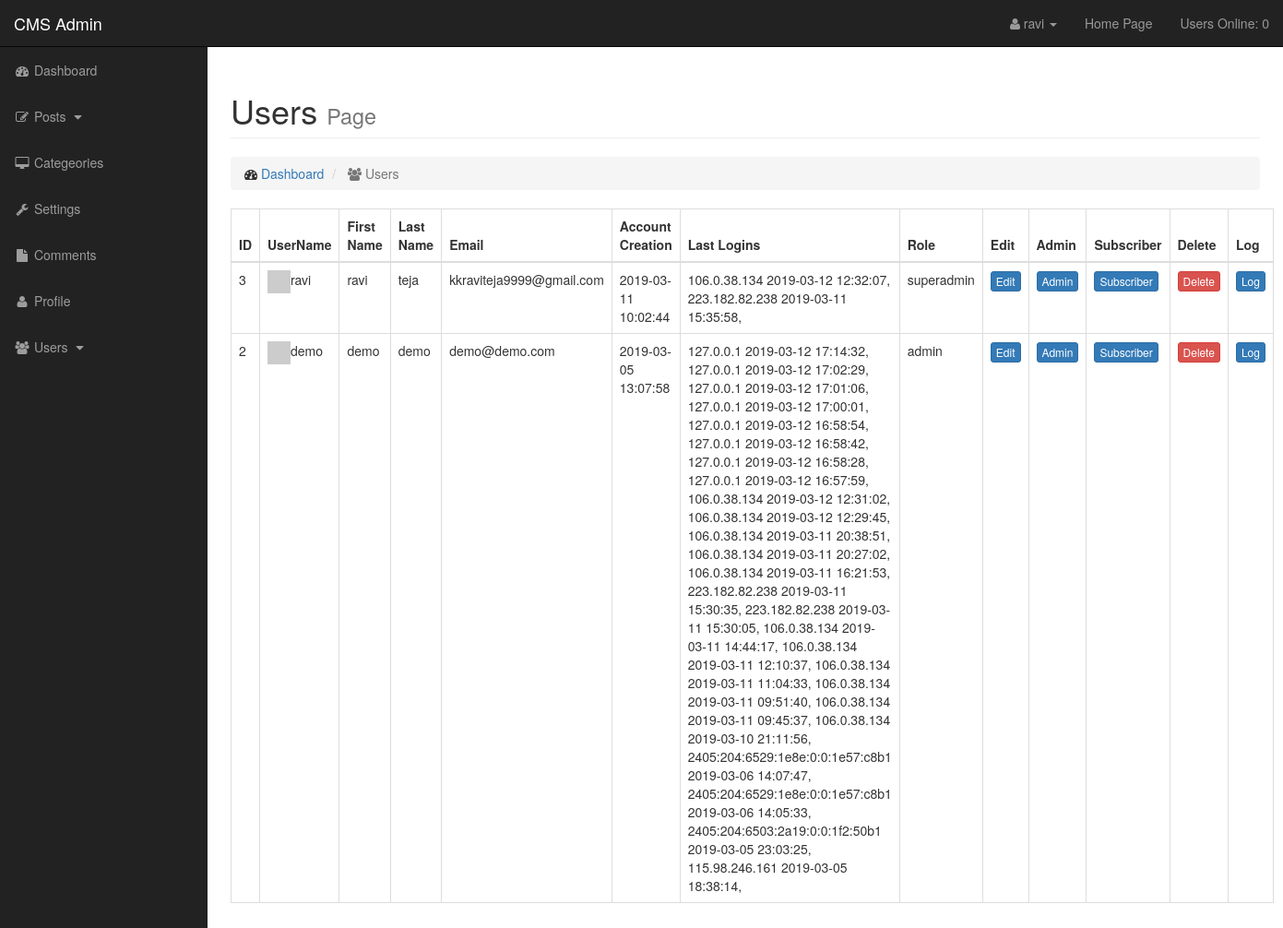
/admin/users.php (signed in), run on the app's committed database.
### tables this page shows
CREATE TABLE `users` (
  `user_id` int(11) NOT NULL,
  `username` varchar(16) NOT NULL,
  `user_pass` varchar(255) NOT NULL,
  `user_firstname` varchar(16) NOT NULL,
  `user_lastname` varchar(16) NOT NULL,
  `user_email` varchar(255) NOT NULL,
  `user_lastlogin` text,
  `user_role` varchar(32) NOT NULL DEFAULT 'subscriber',
  `user_acc_date` datetime NOT NULL,
  `user_last_update` datetime DEFAULT NULL,
  `user_failed_log` text,
  `user_failed_pass` text,
  `failed_now` int(11) DEFAULT NULL,
  `failed_time` int(255) DEFAULT NULL
);

### inc/db.php (called while the page is built, shortened)
<?php
$connection = mysqli_connect(DB_HOST,DB_USER,DB_PASS,DB_NAME);
	$session = session_id();
	$time = time();
	$time_out = $time - 30;
	$select_online = "SELECT * FROM users_online WHERE session = '{$session}' ";
	$select_send = mysqli_query($connection,$select_online);
	$count_select = mysqli_num_rows($select_send);
	if($count_select == null){
		mysqli_query($connection,"INSERT INTO users_online(session,time) VALUES('$session', '$time')");
	}else{
		mysqli_query($connection,"UPDATE users_online SET time = '$time' WHERE session = '$session' ");
	}
	$select_online = mysqli_query($connection,"SELECT * FROM users_online WHERE time > '{$time_out}' ");
	$count_present = mysqli_num_rows($select_online);
?>

### admin/inc/view_all_users.php (the view, shortened to what this page needs)
<table class="table table-bordered table-hover">
	<thead>
		<th>ID</th>
		<th>UserName</th>
		<th>First Name</th>
		<th>Last Name</th>
		<th>Email</th>
		<th>Account Creation</th>
		<th>Last Logins</th>
		<th>Role</th>
		<th>Edit</th>
		<th>Admin</th>
		<th>Subscriber</th>
		<th>Delete</th>
		<th>Log</th>
	</thead>
	<tbody>
		<?php
			$user_q = "SELECT * FROM users ";
			$user_q .= "ORDER BY user_id DESC ";
			$user_query = mysqli_query($connection, $user_q);
			while($user_details = mysqli_fetch_assoc($user_query)){
				$user_id = $user_details['user_id'];
				$username = $user_details['username'];
				$user_firstname = $user_details['user_firstname'];
				$user_lastname = $user_details['user_lastname'];
				$user_email = $user_details['user_email'];
				$user_acc_date = $user_details['user_acc_date'];
				$user_lastlogin = $user_details['user_lastlogin'];
				$user_role = $user_details['user_role'];
				$default = "http://i.imgur.com/OjglHIB.png";
				$size = 25;
				$grav_url = "http://www.gravatar.com/avatar/" . md5( strtolower( trim( $user_email ) ) ) . "?d=" . urlencode( $default ) . "&s=" . $size;
				echo "
					<tr>
						<td>$user_id</td>
						<td><img src='$grav_url' width='25'/>$username</td>
						<td>$user_firstname</td>
						<td>$user_lastname</td>
						<td>$user_email</td>
						<td>$user_acc_date</td>
						<td>$user_lastlogin</td>
						<td>$user_role</td>
						<td><a href='users.php?page=edit_users&u_id=$user_id' class='btn btn-xs btn-primary'>Edit</a></td>
						<td><a href='users.php?admin=$user_id' class='btn btn-xs btn-primary'>Admin</a></td>
						<td><a href='users.php?sub=$user_id' class='btn btn-xs btn-primary'>Subscriber</a></td>
						<td><a href='users.php?delete=$user_id' class='btn btn-xs btn-danger'>Delete</a></td>
						<td><a href='users.php?page=log&log=$user_id' class='btn btn-xs btn-primary'>Log</a></td>
					</tr>
				";
			}
		?>
	</tbody>
</table>

### admin/inc/ad_head.php (shortened to what this page needs)
<?php include "../inc/db.php";?>
<!DOCTYPE html>
<html lang="en">
<head>
    <link href="css/bootstrap.min.css" rel="stylesheet">
    <link href="css/sb-admin.css" rel="stylesheet">
    <link href="css/plugins/morris.css" rel="stylesheet">
    <link href="font-awesome/css/font-awesome.min.css" rel="stylesheet" type="text/css">
</head>
<body>

### admin/users.php (shortened to what this page needs)
<?php include "inc/ad_head.php";?>
    <div id="wrapper">
		<?php include "inc/ad_nav.php";?>
        <div id="page-wrapper">
            <div class="container-fluid">
                <div class="row">
                    <div class="col-lg-12">
                        <h1 class="page-header">
                            Users
                            <small>Page</small>
                        </h1>
                        <ol class="breadcrumb">
                            <li>
                                <i class="fa fa-dashboard"></i>  <a href="index.php">Dashboard</a>
                            </li>
                            <li class="active">
                                <i class="fa fa-group"></i> Users
                            </li>
                        </ol>
						<?php
						if(isset($_GET['page'])){
							$page = $_GET['page'];
						} else{
							$page = "";
						}
						switch($page){
							default: include "inc/view_all_users.php";
							break;
						}
						?>
                    </div>
                </div>
            </div>
        </div>
    </div>
<?php include "inc/ad_footer.php";?>

### admin/inc/ad_nav.php (shortened to what this page needs)
    <nav class="navbar navbar-inverse navbar-fixed-top" role="navigation">
        <div class="navbar-header">
            <a class="navbar-brand" href="index.php">CMS Admin</a>
        </div>
        <ul class="nav navbar-right top-nav">
            <li class="dropdown">
                <a href="#" class="dropdown-toggle" data-toggle="dropdown"><i class="fa fa-user"></i> <?php echo $_SESSION['user'];?> <b class="caret"></b></a>
            </li>
<li>
	<a href="../index.php" target="_blank">Home Page</a>
</li>
<li>
	<a href="" align="right">Users Online: <?php echo $count_present;?></a>
</li>
        </ul>
        <div class="collapse navbar-collapse navbar-ex1-collapse">
            <ul class="nav navbar-nav side-nav">
                <li>
                    <a href="index.php"><i class="fa fa-fw fa-dashboard"></i> Dashboard</a>
                </li>
                <li>
                    <a href="javascript:;" data-toggle="collapse" data-target="#posts"><i class="fa fa-fw fa-edit"></i> Posts <i class="fa fa-fw fa-caret-down"></i></a>
                </li>
                <li>
                    <a href="categories.php"><i class="fa fa-fw fa-desktop"></i> Categeories</a>
                </li>
                <li>
                    <a href="settings.php"><i class="fa fa-fw fa-wrench"></i> Settings</a>
                </li>
                <li>
                    <a href="comments.php"><i class="fa fa-fw fa-file"></i> Comments</a>
                </li>
                <li>
                    <a href="profile.php"><i class="fa fa-fw fa-user"></i> Profile</a>
                </li>
                <li>
                    <a href="javascript:;" data-toggle="collapse" data-target="#demo"><i class="fa fa-fw fa-group"></i> Users <i class="fa fa-fw fa-caret-down"></i></a>
                </li>
            </ul>
        </div>
    </nav>

### admin/inc/ad_footer.php (shortened to what this page needs)
</body>
</html>

### admin/css/sb-admin.css (style rules this page uses)
body { margin-top: 100px; background-color: #222; }
@media (min-width:768px) { body { margin-top: 50px; } }
#wrapper { padding-left: 0; }
#page-wrapper { width: 100%; padding: 0; background-color: #fff; }
@media (min-width:768px) { #wrapper { padding-left: 225px; } }
@media (min-width:768px) { #page-wrapper { padding: 10px; } }
.top-nav { padding: 0 15px; }
.top-nav>li { display: inline-block; float: left; }
.top-nav>li>a { padding-top: 15px; padding-bottom: 15px; line-height: 20px; color: #999; }
@media (min-width:768px) { .side-nav { position: fixed; top: 51px; left: 225px; width: 225px; margin-left: -225px; border: none; border-radius: 0; overflow-y: auto; background-color: #222; bottom: 0; overflow-x: hidden; padding-bottom: 40px; } }
@media (min-width:768px) { .side-nav>li>a { width: 225px; } }

### data on the page
users: user_id "3", username "ravi", user_firstname "ravi", user_lastname "teja", user_email "kkraviteja9999@gmail.com", user_acc_date "2019-03-11 10:02:44", user_lastlogin "106.0.38.134 2019-03-12 12:32:07, 223.182.82.238 2019-03-11 15:35:58,", user_role "superadmin"
users: user_id "2", username "demo", user_firstname "demo", user_lastname "demo", user_email "demo@demo.com", user_acc_date "2019-03-05 13:07:58", user_lastlogin "127.0.0.1 2019-03-12 17:14:32, 127.0.0.1 2019-03-12 17:02:29, 127.0.0.1 2019-03-12 17:01:06, 127.0.0.1 2019-03-12 17:00:01, 127.0.0.1 2019-03-12 16:58:54, 127.0.0.1 2019-03-12 16:58:42, 127.0.0.1 2019-03-12 16:58:28, 127.0.0.1 2019-03-12 16:57:59, 106.0.38.134 2019-03-12 12:31:02, 106.0.38.134 2019-03-12 12:29:45, 106.0.38.134 2019-03-11 20:38:51, 106.0.38.134 2019-03-11 20:27:02, 106.0.38.134 2019-03-11 16:21:53, 223.182.82.238 2019-03-11 15:30:35, 223.182.82.238 2019-03-11 15:30:05, 106.0.38.134 2019-03-11 14:44:17, 106.0.38.134 2019-03-11 12:10:37, 106.0.38.134 2019-03-11 11:04:33, 106.0.38.134 2019-03-11 09:51:40, 106.0.38.134 2019-03-11 09:45:37, 106.0.38.134 2019-03-10 21:11:56,…", user_role "admin"

### other printed values
$_SESSION['user'] "ravi"
$count_present "0"
